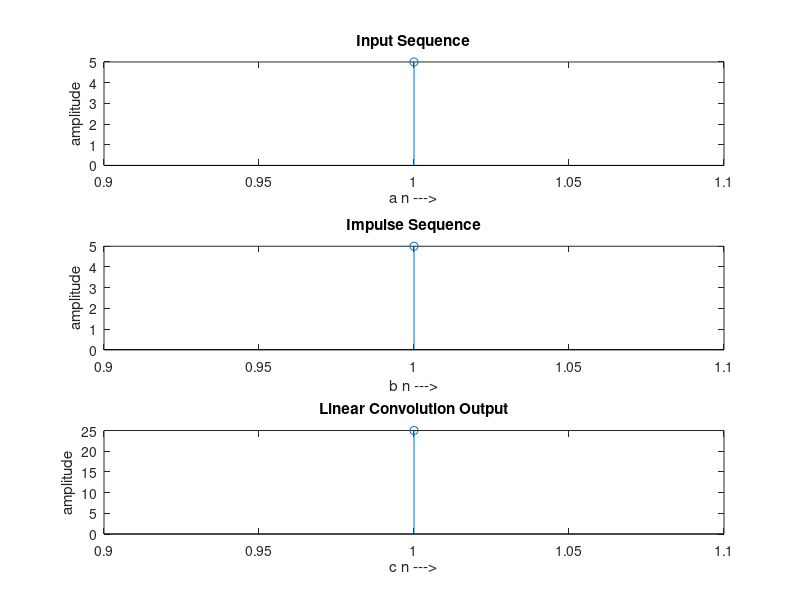

Write the MATLAB code that produced this figure.
clc;
x=input('enter 1st seq: ');
h=input('enter 2nd seq: ');
y=conv(x,h);
figure;
subplot(3,1,1);
stem(x);
ylabel('amplitude');
xlabel('a n --->');
title('Input Sequence');
subplot(3,1,2);
stem(h);
ylabel('amplitude');
xlabel('b n --->');
title('Impulse Sequence');

subplot(3,1,3);
stem(y);
ylabel('amplitude');
xlabel('c n --->');
title('Linear Convolution Output');

disp('The result is:');
disp(y);
